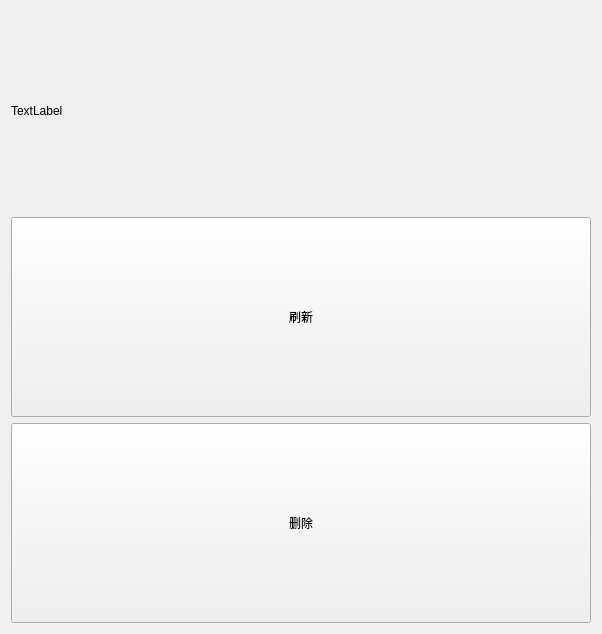
<?xml version="1.0" encoding="UTF-8"?>
<ui version="4.0">
 <class>Form</class>
 <widget class="QWidget" name="Form">
  <property name="geometry">
   <rect>
    <x>0</x>
    <y>0</y>
    <width>602</width>
    <height>633</height>
   </rect>
  </property>
  <property name="windowTitle">
   <string>Form</string>
  </property>
  <layout class="QHBoxLayout" name="horizontalLayout">
   <item>
    <layout class="QVBoxLayout" name="verticalLayout">
     <item>
      <widget class="QLabel" name="label">
       <property name="minimumSize">
        <size>
         <width>0</width>
         <height>200</height>
        </size>
       </property>
       <property name="text">
        <string>TextLabel</string>
       </property>
      </widget>
     </item>
     <item>
      <widget class="QPushButton" name="pushButton">
       <property name="minimumSize">
        <size>
         <width>0</width>
         <height>200</height>
        </size>
       </property>
       <property name="text">
        <string>刷新</string>
       </property>
      </widget>
     </item>
     <item>
      <widget class="QPushButton" name="pushButton_2">
       <property name="minimumSize">
        <size>
         <width>0</width>
         <height>200</height>
        </size>
       </property>
       <property name="text">
        <string>删除</string>
       </property>
      </widget>
     </item>
    </layout>
   </item>
  </layout>
 </widget>
 <resources>
  <include location="demo_ico.qrc"/>
 </resources>
 <connections/>
</ui>
